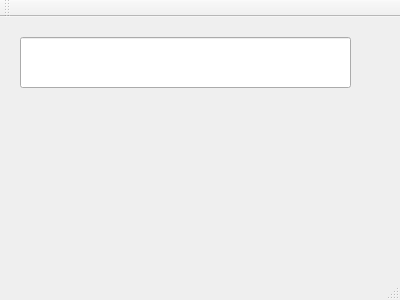
<?xml version="1.0" encoding="UTF-8"?>
<ui version="4.0">
 <class>MainWindow</class>
 <widget class="QMainWindow" name="MainWindow">
  <property name="geometry">
   <rect>
    <x>0</x>
    <y>0</y>
    <width>400</width>
    <height>300</height>
   </rect>
  </property>
  <property name="windowTitle">
   <string>MainWindow</string>
  </property>
  <widget class="QWidget" name="centralWidget">
   <widget class="QLineEdit" name="lineEdit">
    <property name="geometry">
     <rect>
      <x>20</x>
      <y>20</y>
      <width>331</width>
      <height>51</height>
     </rect>
    </property>
   </widget>
  </widget>
  <widget class="QMenuBar" name="menuBar">
   <property name="geometry">
    <rect>
     <x>0</x>
     <y>0</y>
     <width>400</width>
     <height>25</height>
    </rect>
   </property>
  </widget>
  <widget class="QToolBar" name="mainToolBar">
   <attribute name="toolBarArea">
    <enum>TopToolBarArea</enum>
   </attribute>
   <attribute name="toolBarBreak">
    <bool>false</bool>
   </attribute>
  </widget>
  <widget class="QStatusBar" name="statusBar"/>
 </widget>
 <layoutdefault spacing="6" margin="11"/>
 <resources/>
 <connections/>
</ui>
